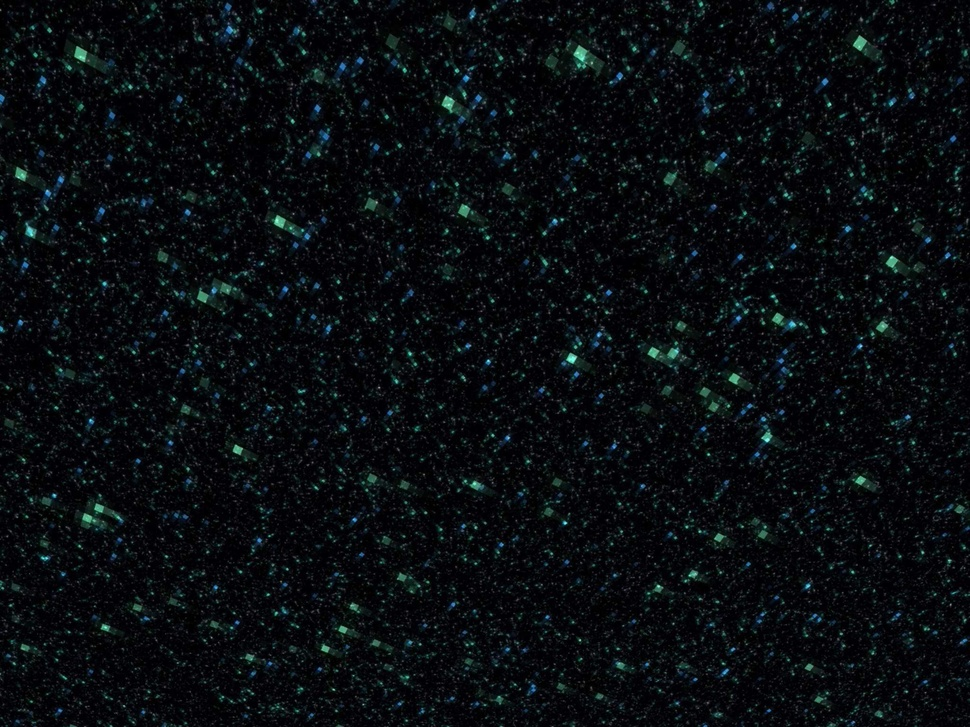
#> input picture minecraft_void_background.jpg, 970 x 727 px, shrunk from 2048 x 1536 before the run
$ python imageAlteration.py
#> lines starting #> are read from the running program, lines starting #| are printed output that depends on the picture
from PIL import Image

image1 = Image.open("minecraft_void_background.jpg")
#> image1 is the input picture: PIL image 970x727 RGB; mean R, G, B 8.9, 12.9, 16.2

rgbValues = []

for x in range(image1.size[0]):
    for y in range(image1.size[1]):
        rgbValues.append(image1.getpixel((x,y)))
#> after the loop, rgbValues = 705190 items

for index, value in enumerate(rgbValues):
    r = value[0]
    g = value[1]
    b = value[2]

    brightness = int((r+g+b)/(3))
    maximum = max(r,g,b)
    minimum = min(r,g,b)
    if maximum != 0:
        saturation = (maximum-minimum)/(maximum+minimum)
    else:
        saturation = 0

    rgbValues[index] = (brightness, saturation)
#> this loop made 705190 passes
#> (r, g, b, brightness, maximum, minimum, saturation) on passes 1 to 12: (6, 5, 3, 4, 6, 3, 0.333), (2, 1, 0, 1, 2, 0, 1), (1, 1, 1, 1, 1, 1, 0), (1, 1, 1, 1, 1, 1, 0), (1, 1, 1, 1, 1, 1, 0), (1, 1, 1, 1, 1, 1, 0), (0, 1, 0, 0, 1, 0, 1), (4, 6, 5, 5, 6, 4, 0.2), (21, 23, 22, 22, 23, 21, 0.0455), (97, 99, 98, 98, 99, 97, 0.0102), (106, 108, 107, 107, 108, 106, 0.00935), (21, 23, 22, 22, 23, 21, 0.0455)

i = 0
for x in range(image1.size[0]):
    for y in range(image1.size[1]):
        image1.putpixel((x,y),(rgbValues[i][0], int(rgbValues[i][0]*(1-rgbValues[i][1])), rgbValues[i][0]))
        i += 1
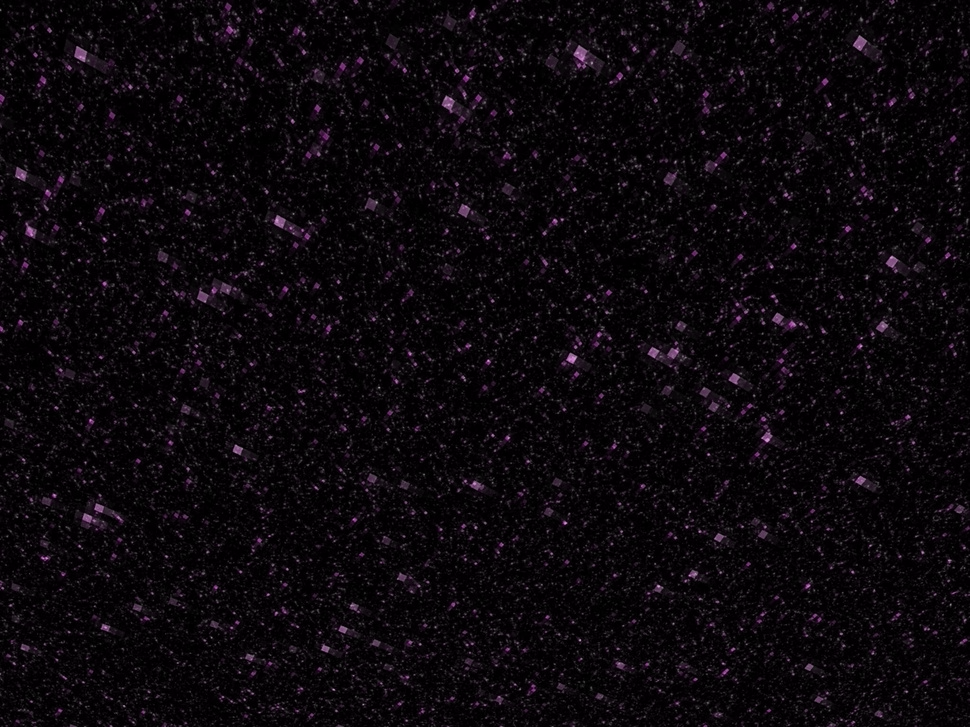
#> image1: PIL image 970x727 RGB; mean R, G, B 12.4, 8, 12.4

image1.save('alternative_background5.jpg')
